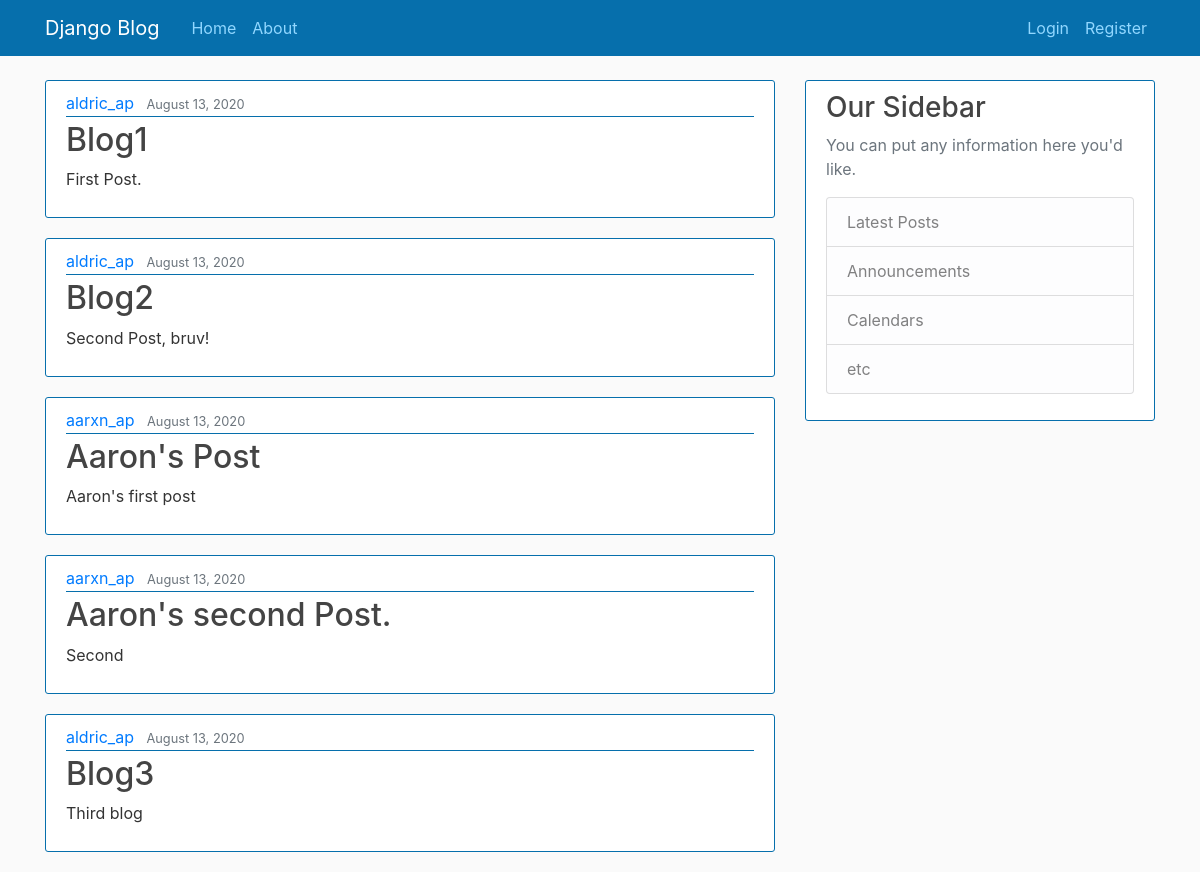
The page / on the database its author committed.
### blog/models.py (models this page shows, shortened)
class Post(models.Model):  # creating the following attributes.
    title = models.CharField(max_length=100)
    content = models.TextField()
    date_posted = models.DateTimeField(default=timezone.now)
    author = models.ForeignKey(User, on_delete=models.CASCADE, null=True)

### blog/views.py (the view)
# urls.py: 2. Add a URL to urlpatterns:  path('', views.home, name='home')
def home(request):
    context = {
        'posts': Post.objects.all()
    }
    return render(request, 'blog/home.html', context)

### blog/templates/blog/home.html
{%extends "blog/base.html"%} {%block content%}
{% for post in posts %}
<article class="media content-section">
  <div class="media-body">
    <div class="article-metadata">
      <a class="mr-2" href="#">{{ post.author }}</a>
      <small class="text-muted">{{ post.date_posted|date:"F d, Y" }}</small>
    </div>
    <h2><a class="article-title" href="#">{{ post.title }}</a></h2>
    <p class="article-content">{{ post.content }}</p>
  </div>
</article>
{% endfor %} {% endblock content%}

### blog/templates/blog/base.html (shortened to what this page needs)
{%load static%}
<!DOCTYPE html>
<html lang="en">
  <head>
    <link
      rel="stylesheet"
      href="https://stackpath.bootstrapcdn.com/bootstrap/4.3.1/css/bootstrap.min.css"
    />
     <link rel="stylesheet" type="text/css" href="{%static 'blog/main.css'%}">
  </head>
  <body>
    <header class="site-header">
      <nav class="navbar navbar-expand-md navbar-dark bg-steel fixed-top">
        <div class="container">
          <a class="navbar-brand mr-4" href="{% url 'blog-home'%}">Django Blog</a>
          <div class="collapse navbar-collapse" id="navbarToggle">
            <div class="navbar-nav mr-auto">
              <a class="nav-item nav-link" href="{% url 'blog-home'%}">Home</a>
              <a class="nav-item nav-link" href="{% url 'blog-about'%}">About</a>
            </div>
            <div class="navbar-nav">
              <a class="nav-item nav-link" href="#">Login</a>
              <a class="nav-item nav-link" href="#">Register</a>
            </div>
          </div>
        </div>
      </nav>
    </header>
    <main role="main" class="container">
        <div class="row">
          <div class="col-md-8">
            {% block content %}{% endblock %}
          </div>
          <div class="col-md-4">
            <div class="content-section">
              <h3>Our Sidebar</h3>
              <p class='text-muted'>You can put any information here you'd like.
                <ul class="list-group">
                  <li class="list-group-item list-group-item-light">Latest Posts</li>
                  <li class="list-group-item list-group-item-light">Announcements</li>
                  <li class="list-group-item list-group-item-light">Calendars</li>
                  <li class="list-group-item list-group-item-light">etc</li>
                </ul>
              </p>
            </div>
          </div>
        </div>
      </main>
  </body>
</html>

### blog/static/blog/main.css (style rules this page uses)
body { background: #fafafa; color: #333333; margin-top: 5rem; }
h1, h2, h3, h4, h5, h6 { color: #444444; }
ul { margin: 0; }
.bg-steel { background-color: #066fac; }
.site-header .navbar-nav .nav-link { color: #91d7ff; }
.content-section { background: #ffffff; padding: 10px 20px; border: 1px solid #066fac; border-radius: 3px; margin-bottom: 20px; }
.article-title { color: #444444; }
.article-content { white-space: pre-line; }
.article-metadata { padding-bottom: 1px; margin-bottom: 4px; border-bottom: 1px solid #066fac; }

### rows shown on the page
Post: author "aldric_ap", date_posted "August 13, 2020", title "Blog1", content "First Post."
Post: author "aldric_ap", date_posted "August 13, 2020", title "Blog2", content "Second Post, bruv!"
Post: author "aarxn_ap", date_posted "August 13, 2020", title "Aaron's Post", content "Aaron's first post"
Post: author "aarxn_ap", date_posted "August 13, 2020", title "Aaron's second Post.", content "Second"
Post: author "aldric_ap", date_posted "August 13, 2020", title "Blog3", content "Third blog"
